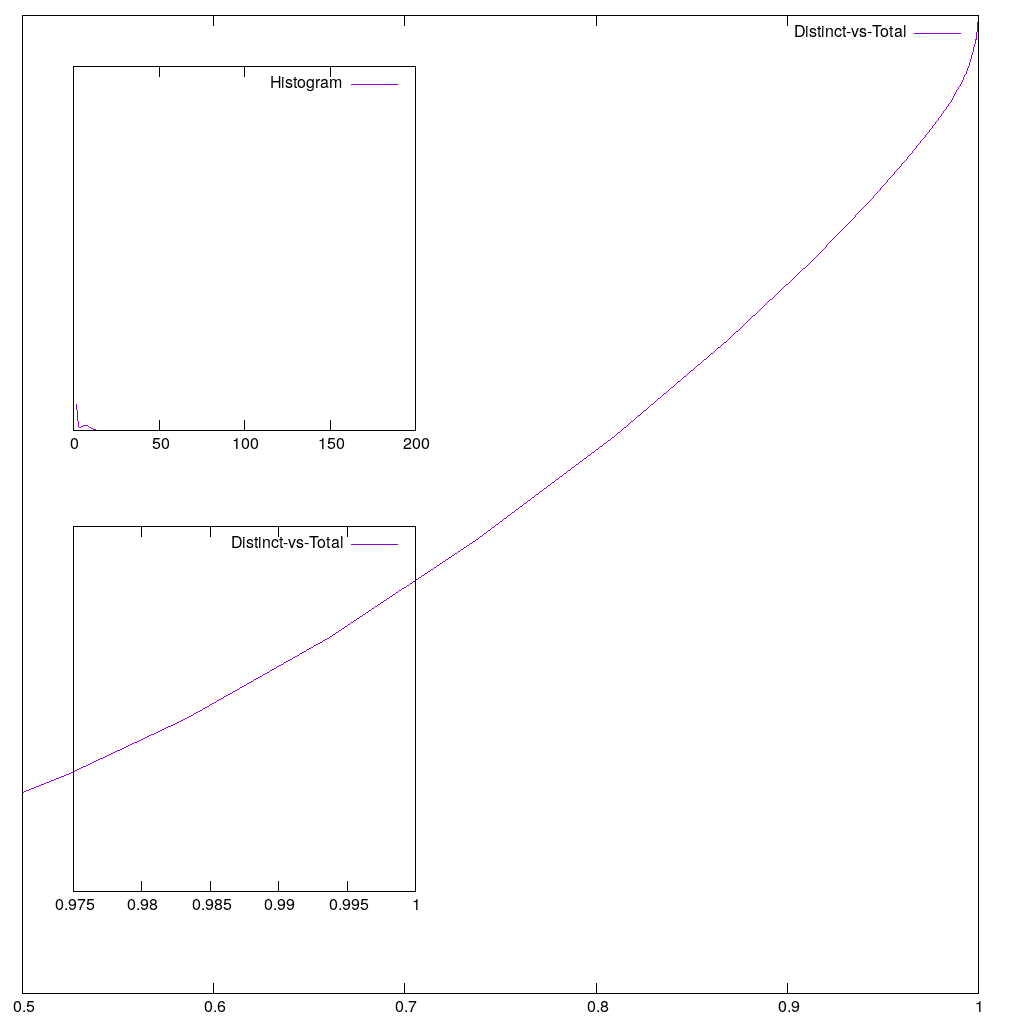

gnuplot code for this plot:

unset multiplot

set terminal png size 1024,1024
set output 'efaecium.ms16.histogram.png'

set multiplot

#  Distinct-vs-total full size plot

set origin 0.0,0.0
set size   1.0,1.0

set xrange [0.5:1.0]
set yrange [0.0:1.0]

unset ytics
set y2tics 0.1

plot [0.5:1.0] 'efaecium.ms16.histogram' using 3:4 with lines title 'Distinct-vs-Total'

#  Distinct-vs-total zoom in lower left corner

set origin 0.05,0.10
set size   0.40,0.40

set xrange [0.975:1.0]
set yrange [0.4:0.80]

unset ytics
set y2tics 0.1

plot [0.975:1.0] 'efaecium.ms16.histogram' using 3:4 with lines title 'Distinct-vs-Total'

#  Histogram in upper left corner

set origin 0.05,0.55
set size   0.40,0.40

set xrange [0:200]
set yrange [0:30000000]

unset ytics
set y2tics 10e6
unset mytics

plot [0:200] 'efaecium.ms16.histogram' using 1:2 with lines title 'Histogram'
